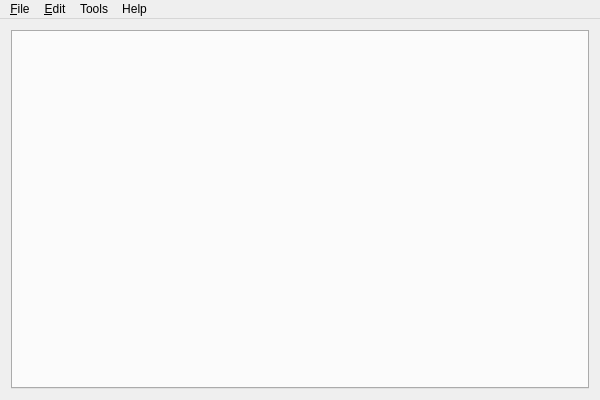
<?xml version="1.0" encoding="UTF-8"?>
<ui version="4.0">
 <class>MainWindow</class>
 <widget class="QMainWindow" name="MainWindow">
  <property name="geometry">
   <rect>
    <x>0</x>
    <y>0</y>
    <width>600</width>
    <height>400</height>
   </rect>
  </property>
  <property name="windowTitle">
   <string>VCardEditor</string>
  </property>
  <widget class="QWidget" name="centralWidget">
   <layout class="QGridLayout" name="gridLayout">
    <item row="0" column="0">
     <widget class="QTabWidget" name="tabWidget">
      <property name="currentIndex">
       <number>-1</number>
      </property>
     </widget>
    </item>
   </layout>
  </widget>
  <widget class="QMenuBar" name="menuBar">
   <property name="geometry">
    <rect>
     <x>0</x>
     <y>0</y>
     <width>600</width>
     <height>20</height>
    </rect>
   </property>
   <widget class="QMenu" name="menu_File">
    <property name="title">
     <string>&amp;File</string>
    </property>
    <addaction name="actionNew_project"/>
    <addaction name="actionOpen_project"/>
    <addaction name="actionSave_project"/>
    <addaction name="actionSave_project_as"/>
    <addaction name="actionClose_project"/>
    <addaction name="separator"/>
    <addaction name="actionExit"/>
   </widget>
   <widget class="QMenu" name="menu_Edit">
    <property name="title">
     <string>&amp;Edit</string>
    </property>
    <addaction name="actionUndo"/>
    <addaction name="actionRedo"/>
   </widget>
   <widget class="QMenu" name="menuTools">
    <property name="title">
     <string>Tools</string>
    </property>
    <addaction name="actionImport"/>
    <addaction name="actionExport"/>
   </widget>
   <widget class="QMenu" name="menuHelp">
    <property name="title">
     <string>Help</string>
    </property>
    <addaction name="actionAbout"/>
    <addaction name="actionAbout_Qt"/>
   </widget>
   <addaction name="menu_File"/>
   <addaction name="menu_Edit"/>
   <addaction name="menuTools"/>
   <addaction name="menuHelp"/>
  </widget>
  <action name="actionNew_project">
   <property name="text">
    <string>New project...</string>
   </property>
   <property name="shortcut">
    <string>Ctrl+N</string>
   </property>
  </action>
  <action name="actionOpen_project">
   <property name="text">
    <string>Open project...</string>
   </property>
   <property name="shortcut">
    <string>Ctrl+O</string>
   </property>
  </action>
  <action name="actionSave_project">
   <property name="text">
    <string>Save project</string>
   </property>
   <property name="shortcut">
    <string>Ctrl+S</string>
   </property>
  </action>
  <action name="actionSave_project_as">
   <property name="text">
    <string>Save project as...</string>
   </property>
  </action>
  <action name="actionExit">
   <property name="text">
    <string>Exit</string>
   </property>
   <property name="shortcut">
    <string>Ctrl+X</string>
   </property>
  </action>
  <action name="actionImport">
   <property name="text">
    <string>Import...</string>
   </property>
  </action>
  <action name="actionExport">
   <property name="text">
    <string>Export...</string>
   </property>
  </action>
  <action name="actionUndo">
   <property name="text">
    <string>Undo</string>
   </property>
   <property name="shortcut">
    <string>Ctrl+Z</string>
   </property>
  </action>
  <action name="actionRedo">
   <property name="text">
    <string>Redo</string>
   </property>
   <property name="shortcut">
    <string>Ctrl+Y</string>
   </property>
  </action>
  <action name="actionClose_project">
   <property name="text">
    <string>Close project</string>
   </property>
   <property name="shortcut">
    <string>Ctrl+W</string>
   </property>
  </action>
  <action name="actionAbout">
   <property name="text">
    <string>About...</string>
   </property>
  </action>
  <action name="actionAbout_Qt">
   <property name="text">
    <string>About Qt...</string>
   </property>
  </action>
 </widget>
 <layoutdefault spacing="6" margin="11"/>
 <resources/>
 <connections>
  <connection>
   <sender>actionExit</sender>
   <signal>activated()</signal>
   <receiver>MainWindow</receiver>
   <slot>close()</slot>
   <hints>
    <hint type="sourcelabel">
     <x>-1</x>
     <y>-1</y>
    </hint>
    <hint type="destinationlabel">
     <x>299</x>
     <y>199</y>
    </hint>
   </hints>
  </connection>
 </connections>
</ui>
